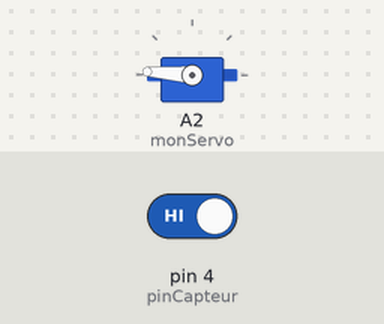
A sketch run on a simulated Arduino Nano, built with avr-gcc and run on an emulated ATmega328P. On the bench: servo. The inputs (shaded band) are chosen by the test bench; at power-on: pin 4 (pinCapteur) HIGH. What the sketch prints to the serial monitor is not drawn.

Above: at 1.2 s.
1.3 s: pin 4 (pinCapteur) driven LOW
At 2.0 s:
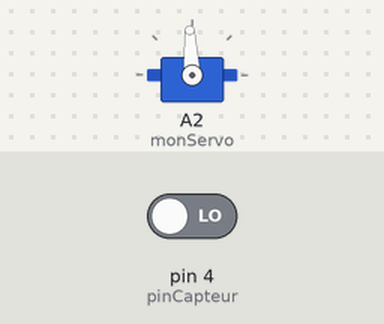
8.8 s: pin 4 (pinCapteur) driven HIGH
At 9.07 s:
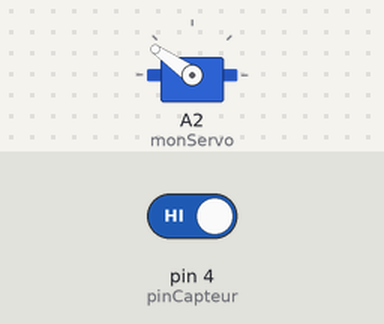
Timing chart, 0 to 12.2 s (numbered marks = the images above; inputs shaded):
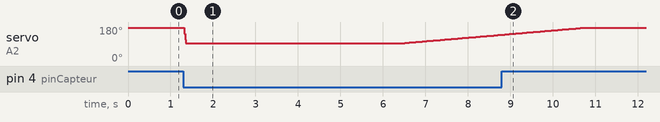

The sketch:

Chouette_Animee.ino
```cpp
/*
   Un sketch pour la chouette animee : 1 servo SG90 & un capteur infra Rouge sur une carte Arduino Nano
   Calibration du moteur d'apres le tuto d'Eskimon : http://eskimon.fr/287-arduino-602-un-moteur-qui-de-la-tete-le-servo-moteur
   pour le mien j'ai vue son min = 1250 (position "eveillee") & son max env. 2400 (position "endormie")
   mais je n'ai pas besoin de tant d'amplitude sur le jouet
   Usage du capteur d'apres l exemple en anglais  http://henrysbench.capnfatz.com/henrys-bench/arduino-sensors-and-input/arduino-ir-obstacle-sensor-tutorial-and-manual/

   Objectif :
   la chouette s'anime (== le moteur fait un cycle) quand elle détecte un mouvement à proximité
*/

#include <Servo.h> // bibliothèque moteurs

Servo monServo; // declaration du moteur
int tpsMoteur = 0; // une case pour ranger les impulsions envoyees au moteur
// et 2 autres pour se souvenir des butees de mon moteur
const int tpsMoteurMax = 2360;
const int tpsMoteurMin = 1500;

const int pinCapteur = 4; // declaration de la broche capteur IR
int valCapteur = HIGH; // une case pour ranger la valeur reçue HIGH = pas d'obstacle

void setup() {   // jouée 1 fois
  //on déclare l'entrée du servo connectée sur la broche 2
  monServo.attach(A2);
  // le capteur est une entrée :
  pinMode(pinCapteur, INPUT);
  //on oublie pas de démarrer la liaison série ;-)
  Serial.begin(9600);

}

void loop() {   // repetee à l'infini...
  // au début la chouette est endormie
  monServo.writeMicroseconds(tpsMoteurMax);

  // on lit la valeur du capteur
  valCapteur = digitalRead(pinCapteur);
  Serial.println(valCapteur); // envoi sur le moniteur de controle

  // lance une boucle si on capte un obstacle
  if (valCapteur == LOW) {
    for (int i = tpsMoteurMax; i>= tpsMoteurMin; i--) {
      monServo.writeMicroseconds(i);
      // delay(5);
    } delay(5000); // on attend 5 sec eveillee
    Serial.println("HOU HOU HOU");
    // et on rendort....
    for (int i = tpsMoteurMin; i<= tpsMoteurMax; i++) {
      monServo.writeMicroseconds(i);
      delay(5);
    }
  }
}
```

Measured:
- after the input at 8.8 s, servo on A2 (monServo): goes on until 10.7 s, then stays 176°
